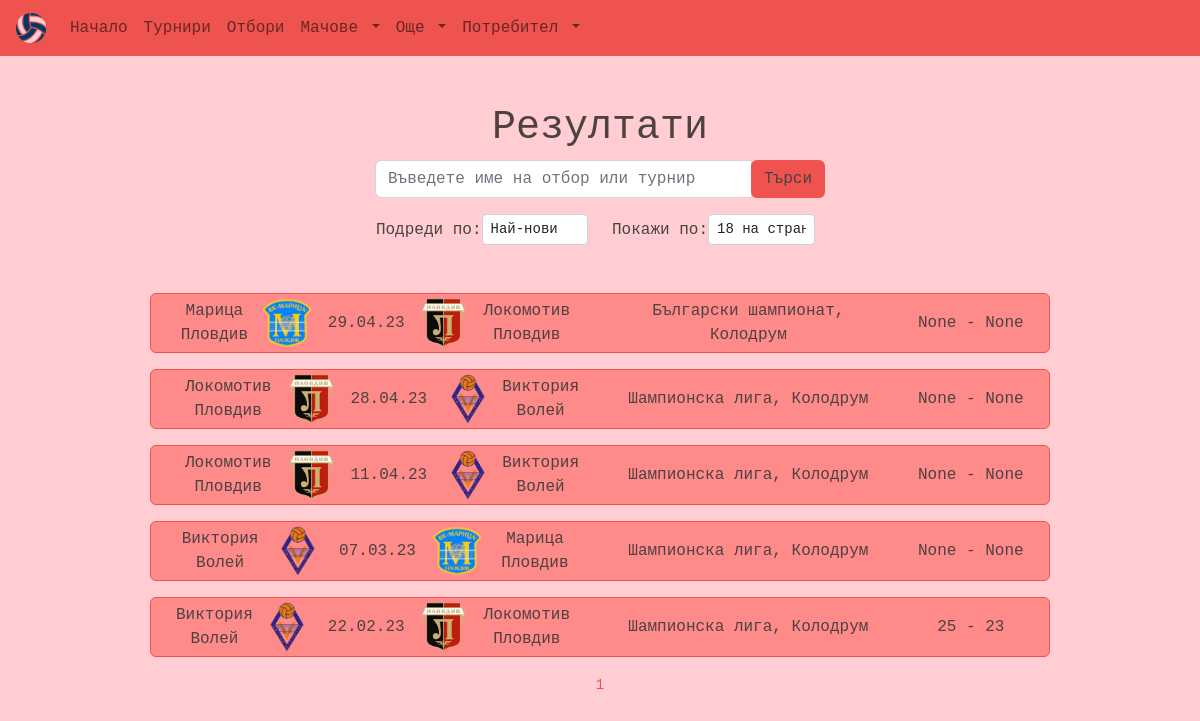
The app's page /results/ with its own data.
### main/models.py (models this page shows, shortened)
class Match(models.Model):
    id = models.UUIDField(primary_key=True, default=uuid.uuid4, editable=False)
    team1 = models.ForeignKey(Team, on_delete=models.CASCADE, null=False, blank=False,
    related_name='team1')
    team2 = models.ForeignKey(Team, on_delete=models.CASCADE, null=False, blank=False,
    related_name='team2')
    tournament = models.ForeignKey(Tournament, on_delete=models.CASCADE, null=False, blank=False)
    date = models.DateTimeField(null=True, blank=True)
    referee = models.ForeignKey(Referee, on_delete=models.SET_NULL, null=True, blank=True)
    team1_points = models.PositiveSmallIntegerField(validators=[MaxValueValidator(200),
    MinValueValidator(0)], null=True, blank=True)
    team2_points = models.PositiveSmallIntegerField(validators=[MaxValueValidator(200),
    MinValueValidator(0)], null=True, blank=True)
    class Meta:
        verbose_name_plural = 'Matches'
        ordering = ['-date', 'tournament']

class Team(models.Model):
    id = models.UUIDField(primary_key=True, default=uuid.uuid4, editable=False)
    name = models.CharField(max_length=64, null=False, blank=False)
    coach = models.CharField(max_length=64, null=True, blank=True)
    founded_in = models.DateField(null=True, blank=True)
    location = models.CharField(max_length=64, null=False, blank=False)
    picture = models.ImageField(upload_to="teams_pics", null=True, blank=True)
    description = models.TextField(null=True, blank=True)
    class Meta:
        ordering = ['name']

class Tournament(models.Model):
    id = models.UUIDField(primary_key=True, default=uuid.uuid4, editable=False)
    name = models.CharField(max_length=64, null=False, blank=False)
    hall = models.ForeignKey(Hall, on_delete=models.SET_NULL, null=True, blank=True)
    prize_pool = models.DecimalField(decimal_places=2, max_digits=10,
    validators=[MinValueValidator(100)], null=True, blank = True)
    opening_date = models.DateTimeField(null=True, blank=True)
    closing_date = models.DateTimeField(null=True, blank=True)
    teams = models.ManyToManyField(Team, related_name='tournaments')
    referees = models.ManyToManyField(Referee, related_name='tournaments')
    winner = models.ForeignKey(Team, on_delete=models.SET_NULL, null=True, blank=True,
    related_name='winner')
    description = models.TextField(null=True, blank=True)
    class Meta:
        ordering = ['-opening_date']

class Hall(models.Model):
    id = models.UUIDField(primary_key=True, default=uuid.uuid4, editable=False)
    name = models.CharField(max_length=128, null=False, blank=False)
    location = models.CharField(max_length=128, null=False, blank=False)
    max_seats = models.PositiveIntegerField(validators=[MaxValueValidator(50000), MinValueValidator(500)], null=False, blank=False)
    picture = models.ImageField(upload_to="halls_pics", null=True, blank=True)

### main/views/views_matches.py (the view)
# urls.py: path('results/', views.results, name='results'),
def results(request):
    q = request.GET.get("q") if request.GET.get("q") != None else ""
    get_matches = Match.objects.filter(
            Q(team1__name__icontains=q)
            | Q(team2__name__icontains=q)
            | Q(tournament__name__icontains=q)
        )
    sort_by = request.GET.get("sort_by")
    if sort_by == "newest":
        get_matches = get_matches.order_by("-date")
    elif sort_by == "oldest":
        get_matches = get_matches.order_by("date")
    show = request.GET.get("show")
    if show == "18":
        items = 18
    elif show == "30":
        items = 30
    elif show == "60":
        items = 60
    else:
        items = 18
    paginator = Paginator(get_matches, items)
    page = request.GET.get("page")
    matches = paginator.get_page(page)
    now = timezone.now()
    context = {"matches": matches, "now": now}
    return render(request, "main/info_templates/results.html", context)

### main/templates/main/info_templates/results.html (shortened to what this page needs)
{% extends 'base.html' %}
{% block content %}
<header class="text-font text-center mt-5">
    <h1>Резултати</h1>
    <div class="col col-md-6 mx-auto">
        <div class="w-75 text-center m-auto">
            <form class="mb-3" method="GET" action="">
                <div class="input-group">
                    <input type="text" autocomplete="off" name="q" class="form-control" placeholder="Въведете име на отбор или турнир">
                    <div class="input-group-append">
                        <button class="btn btn-main rounded-right" type="submit">Търси</button>
                    </div>
                </div>
                <div class="row d-none d-lg-flex mt-3">
                    <div class="col-6 d-flex align-items-center justify-content-end">
                        <span class="">Подреди по:</span>
                        <select class="form-control form-control-sm w-50 h-50" name="sort_by" onchange="this.form.submit()">
                            <option value="newest" {% if request.GET.sort_by == "newest" %}selected{% endif %}>
                                Най-нови
                            </option>
                        </select>
                    </div>
                    <div class="col-6 d-flex align-items-center">
                        <span class="">Покажи по:</span>
                        <select class="form-control form-control-sm w-50 h-50" name="show" onchange="this.form.submit()">
                            <option value="18" {% if request.GET.show == "18" %}selected{% endif %}>18 на страница</option>
                        </select>
                    </div>
                </div>
            </form>
        </div>
    </div>
</header>
<main class="container-fluid w-75 mt-5 h-100">
    {% for match in matches %}
    {% if now > match.date %}
    <a href="{% url 'match-info' match.id %}" class="text-decoration-none text-font link-font">
        <section class="row bg-sec my-3 rounded border-main p-1 d-none d-lg-flex d-xl-flex">
            <div class="col-lg-6 d-flex align-items-center justify-content-center text-center">
                <div class="d-flex align-items-center justify-content-center text-center">
                    <span>{{match.team1.name}}</span>
                    <img src="{{match.team1.picture.url}}" width="50px" height="50px">
                </div>
                <div class="mx-3 text-center d-flex align-items-center justify-content-center">
                    {{match.date|date:"d.m.y"}}
                </div>
                <div class="d-flex align-items-center justify-content-center text-center">
                    <img src="{{match.team2.picture.url}}" width="50px" height="50px">
                    <span>{{match.team2.name}}</span>
                </div>
            </div>
            <div class="col-lg-4 d-flex align-items-center justify-content-center text-center">
                {{match.tournament.name}}, {{match.tournament.hall.name}}
            </div>
            <div class="col-lg-2 d-flex align-items-center justify-content-center text-center">
                {{match.team1_points}} - {{match.team2_points}}
            </div>
        </section>
    </a>
    {% endif %}
    {% endfor %}
    <div class="text-center my-3">
        <small class="text-main">{{matches.number}}</small>
    </div>
</main>
{% endblock %}

### static/styles/style.css (style rules this page uses)
:root { --bg-color: #ffcdd2; --font-color: #4d4141; --main-color: #ee534f; --sec-color: #ff8a8a; }
* { margin: 0; padding: 0; font-family: Andale Mono, monospace; font-style: normal; }
body { background-color: var(--bg-color) !important; color: var(--font-color) !important; }
.text-font { color: var(--font-color); }
.text-main { color: var(--main-color); }
.bg-sec { background-color: var(--sec-color); }
.border-main { border: 1px solid var(--main-color); }
.btn-main { color: var(--font-color); background-color: var(--main-color); }

### records on screen
Match: team1.name "Марица Пловдив", team1.picture (picture), date "29.04.23", team2.picture (picture), team2.name "Локомотив Пловдив", tournament.name "Български шампионат", tournament.hall.name "Колодрум", team1_points "None", team2_points "None"
Match: team1.name "Локомотив Пловдив", team1.picture (picture), date "28.04.23", team2.picture (picture), team2.name "Виктория Волей", tournament.name "Шампионска лига", tournament.hall.name "Колодрум", team1_points "None", team2_points "None"
Match: team1.name "Локомотив Пловдив", team1.picture (picture), date "11.04.23", team2.picture (picture), team2.name "Виктория Волей", tournament.name "Шампионска лига", tournament.hall.name "Колодрум", team1_points "None", team2_points "None"
Match: team1.name "Виктория Волей", team1.picture (picture), date "07.03.23", team2.picture (picture), team2.name "Марица Пловдив", tournament.name "Шампионска лига", tournament.hall.name "Колодрум", team1_points "None", team2_points "None"
Match: team1.name "Виктория Волей", team1.picture (picture), date "22.02.23", team2.picture (picture), team2.name "Локомотив Пловдив", tournament.name "Шампионска лига", tournament.hall.name "Колодрум", team1_points "25", team2_points "23"

### other values on screen
{{ matches.number }} "1"
